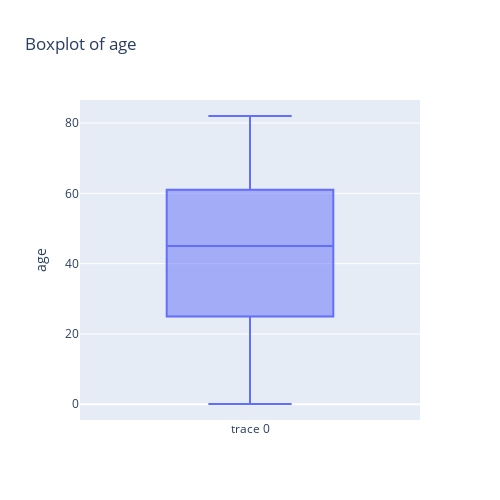
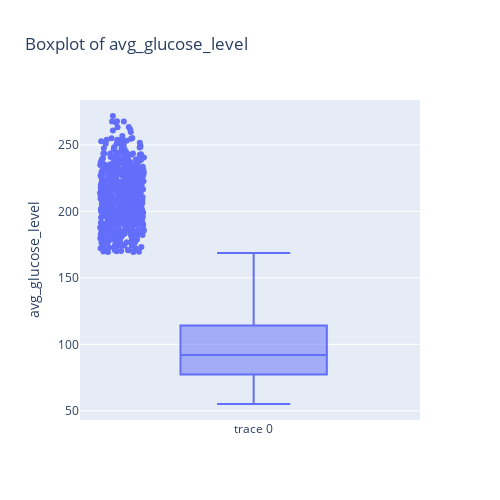
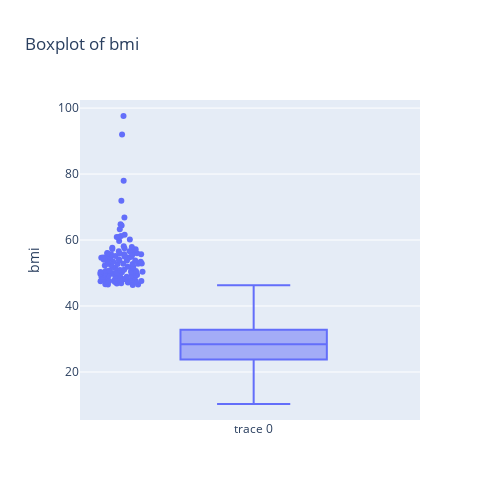

Write notebook code for charts like these, in order.
### Code cell
import plotly.graph_objects as go

def box_plot(df, col):
    fig = go.Figure(data=[go.Box(y=df[col], boxpoints='outliers', jitter=0.3, pointpos=-1.8)])
    fig.update_layout(
        title='Boxplot of ' + col,
        yaxis_title=col,
        width=500,
        height=500)
    fig.show()

for col in numerical_columns:
    box_plot(df, col)

### Figure 1 — Plotly figure (JSON) as saved in the notebook; plotly's stock layout.template omitted (floating-point values rounded to 4 significant figures; data arrays with more than 128 entries replaced by an {"elided": "..."} marker saying what was removed)
{"data": [{"boxpoints": "outliers", "jitter": 0.3, "pointpos": -1.8, "type": "box", "y": {"elided": "5110 float values"}}], "layout": {"height": 500, "title": {"text": "Boxplot of age"}, "width": 500, "yaxis": {"title": {"text": "age"}}}}

### Figure 2 — Plotly figure (JSON) as saved in the notebook; plotly's stock layout.template omitted (floating-point values rounded to 4 significant figures; data arrays with more than 128 entries replaced by an {"elided": "..."} marker saying what was removed)
{"data": [{"boxpoints": "outliers", "jitter": 0.3, "pointpos": -1.8, "type": "box", "y": {"elided": "5110 float values"}}], "layout": {"height": 500, "title": {"text": "Boxplot of avg_glucose_level"}, "width": 500, "yaxis": {"title": {"text": "avg_glucose_level"}}}}

### Figure 3 — Plotly figure (JSON) as saved in the notebook; plotly's stock layout.template omitted (floating-point values rounded to 4 significant figures; data arrays with more than 128 entries replaced by an {"elided": "..."} marker saying what was removed)
{"data": [{"boxpoints": "outliers", "jitter": 0.3, "pointpos": -1.8, "type": "box", "y": {"elided": "5110 float values"}}], "layout": {"height": 500, "title": {"text": "Boxplot of bmi"}, "width": 500, "yaxis": {"title": {"text": "bmi"}}}}
